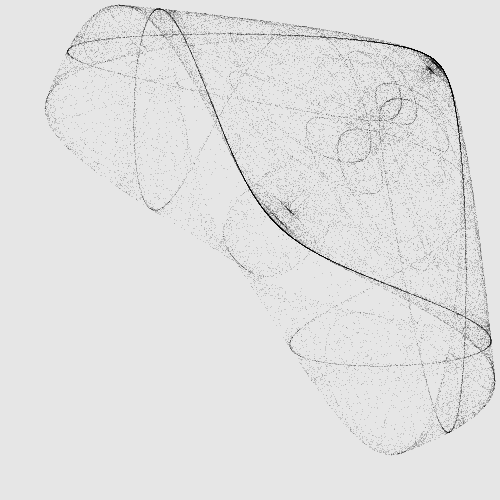
Frame 1 (no input)
Frame 60 (the mouse pressed at the canvas centre just before this capture): blank canvas, image omitted
Frame 120 (the mouse held since frame 60 and released just before this capture): blank canvas, image omitted

The Processing sketch that drew this single still picture (run headless with seeded random() and noise(); from frame 60 on, the mouse is pressed at the canvas centre):

// Processing sketch: sketch_200909a
// ── sketch_200909a.pde
//FloatList x1 = new FloatList();
//FloatList x2 = new FloatList();
int t, t_max;
float x1, x2, x1p, x2p;
float eps, eps_step, eps_min, eps_max;

float f(float x){
  return 4 * x * (1-x);
}

float next_x1(float x1p, float x2p, float eps){
  return (1-eps)*f(x1p) + eps*x2p;
}

float next_x2(float x1p, float x2p, float eps){
  return (1-eps)*f(x2p) + eps*x1p;
}

void setup() {
  
  size(500, 500);
  background(230);
  
  stroke(0, 50);
  strokeWeight(0.5);
  
  x1p = 0.88;
  x2p = 0.33;
  t = 0;
  t_max = 1;
  eps = 0.2615;
  eps_step = 0.0001;
  eps_min = 0;
  eps_max = 1;
}

void draw() {
  stroke(0, 50);
  strokeWeight(1);
  for(int i=0; i<=5000*10; i++){
    x1 = next_x1(x1p, x2p, eps);
    x2 = next_x2(x1p, x2p, eps);
    point(x1*width, height*(1-x2));
    x1p = x1;
    x2p = x2;
  }
  
  t++;
  if(t>t_max){
    //stop();
    background(230);
    println(t, eps);
    t = 0;
    eps += eps_step;
    if(eps > eps_max || eps < eps_min){
      eps_step *= -1;
    }    
  }
  //println(frameRate);
  //text(frameRate, 10, 10);
  
  
}
